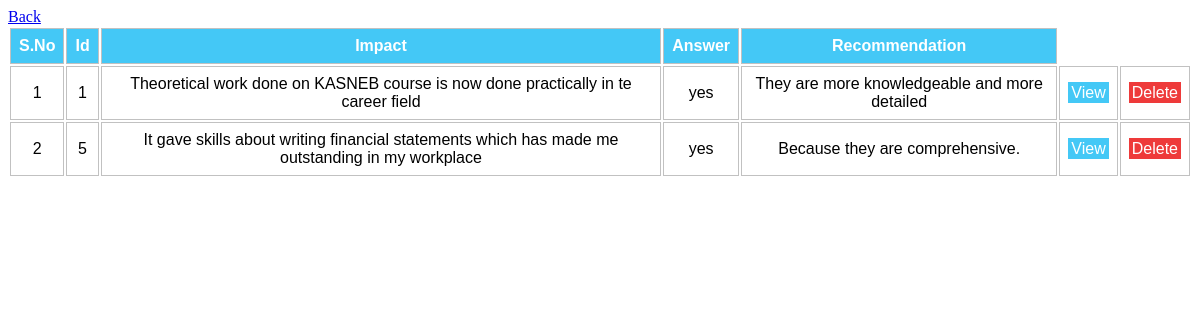
Screenshot of /admin/displayevaluation.php with the database file from the repository.
### tables this page shows
CREATE TABLE IF NOT EXISTS `evaluation` (
  `id` int(11) NOT NULL AUTO_INCREMENT,
  `impact` mediumtext NOT NULL,
  `answer` varchar(10) NOT NULL,
  `recommendation` mediumtext NOT NULL,
  PRIMARY KEY (`id`)
);

### admin/displayevaluation.php (the view, shortened to what this page needs)
<!DOCTYPE html>
<html>
<head>
</head>
<body>
	<a href="index.html">Back</a>
	<table id="evaluate">
		<thead>
			<tr>
				<th><strong>S.No</strong></th>
				<th><strong>Id</strong></th>
				<th><strong>Impact</strong></th>
				<th><strong>Answer</strong></th>
				<th><strong>Recommendation</strong></th>
			</tr>
		</thead>
		<tbody id="eval">
			<?php
			require 'connect.php';
			$count = 1;
			$query = "SELECT * FROM evaluation ORDER BY id";
			$result = mysqli_query($mysqli, $query);
			while ($row = mysqli_fetch_assoc($result)) { ?>
				<tr><td><?php echo $count;?></td>
				<td><?php echo $row['id'];?></td>
				<td><?php echo $row['impact'];?></td>
				<td><?php echo $row['answer'];?></td>
				<td><?php echo $row['recommendation'];?></td>
				<td>
					<a href="viewevaluationrecord.php?id=<?php echo $row['id']; ?>" style="background: #44c8f6;">View</a>
				</td>
				<td>
					<a href="deleteevaluation.php?id=<?php echo $row['id']; ?>" style="background: #ee3a3a;">Delete</a>
				</td>
				</tr>
			<?php $count++; } ?>
		</tbody>
	</table>
</body>
</html>

### admin/displayevaluation.php (style rules this page uses)
#evaluate { width: 100%; border: collapse; font-family: Arial, Helvetica, sans-serif; }
#evaluate th { text-align: center; background-color: #44c8f6; color: #FFFFFF; }
#eval { width: 100%; border: collapse; font-family: Arial, Helvetica, sans-serif; }
#eval td { text-align: center; }
#evaluate th, #eval td { border: 1px solid #C1C1C1; padding: 8px; }
#eval td a { color: white; padding: 2px 3px 2px; text-decoration: none; }

### rows the page displays
evaluation: id "1", impact "Theoretical work done on KASNEB course is now done practically in te career field", answer "yes", recommendation "They are more knowledgeable and more detailed"
evaluation: id "5", impact "It gave skills about writing financial statements which has made me outstanding in my workplace", answer "yes", recommendation "Because they are comprehensive."
